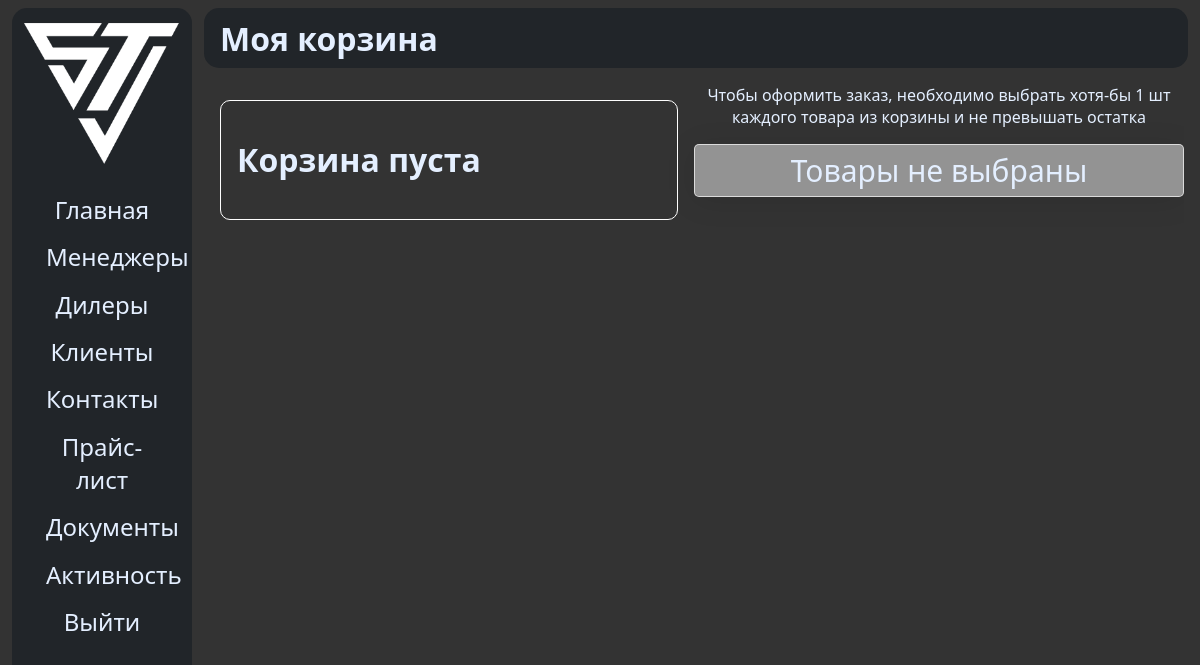
Before: /my_trash (signed in) with the older database file.
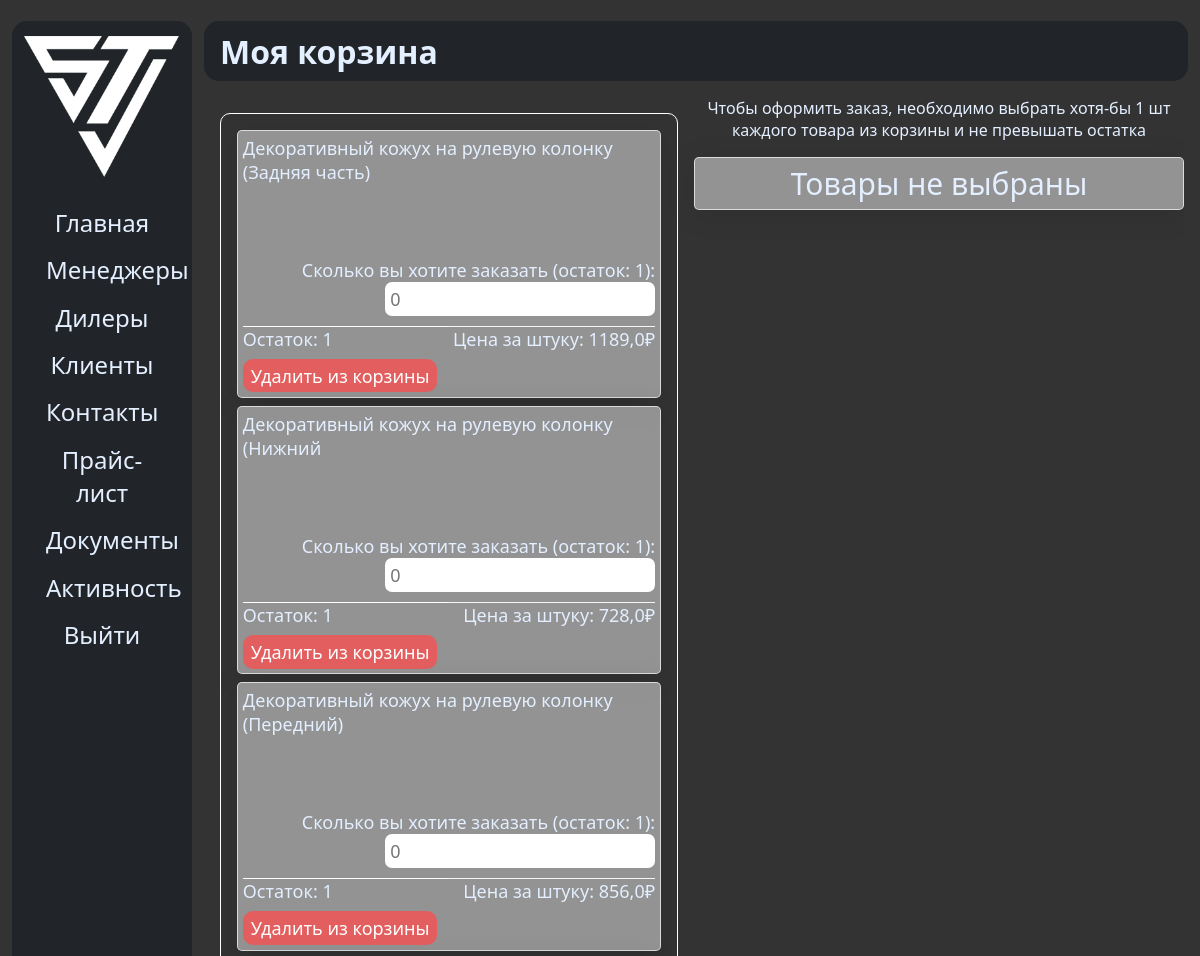
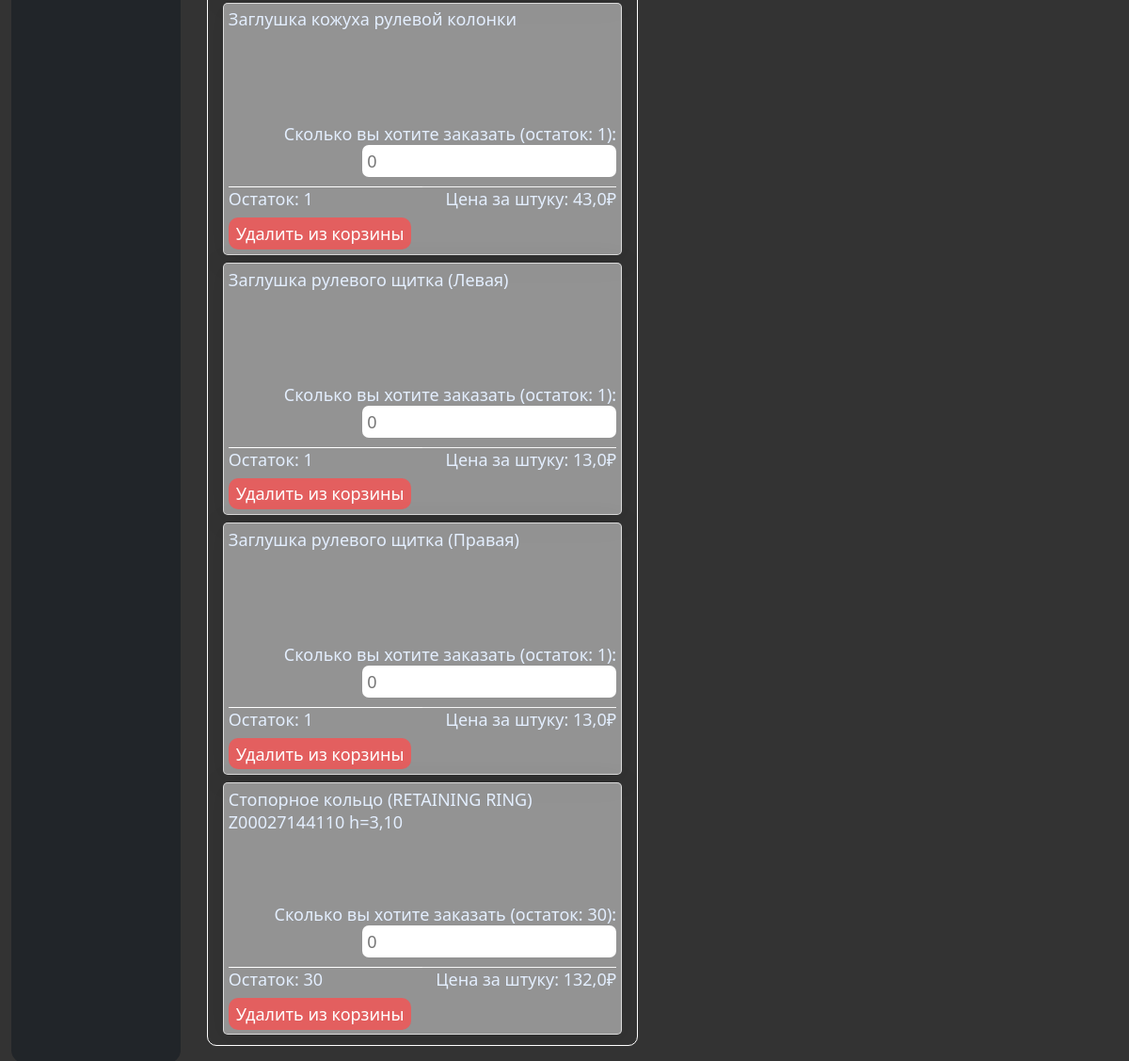
After: the same page with the newer database file (2 pictures, top to bottom).
### sinotruk/models.py (models this page shows, shortened)
class ProductOnTrash(models.Model):
	user = models.ForeignKey(CustomUser, on_delete=models.CASCADE, related_name='user_trash')
	product = models.ForeignKey(Product, on_delete=models.CASCADE, related_name='product_trash')

class Product(models.Model):
	serial_number = models.CharField(max_length=100, verbose_name='Номенклатурв')
	name = models.CharField(max_length=255, verbose_name='Ценовая группа/ Номенклатура/ Характеристика номенклатуры')
	count = models.IntegerField(verbose_name='Остаток')
	mark = models.CharField(verbose_name='Марка', max_length=255, null=True)
	price = models.FloatField(verbose_name='Цена')
	class Meta:
		verbose_name = 'Товар'
		verbose_name_plural = 'Товары'

### sinotruk/views.py (the view)
# urls.py: path('my_trash', trash),
def trash(request):
	if request.user.is_authenticated:
		products = ProductOnTrash.objects.filter(user=request.user)
		return render(request, 'main/trash.html', {
			'products': products,
			'pcount': products.count()
		})
	else:
		return HttpResponseRedirect('/login')

### templates/main/trash.html (shortened to what this page needs)
{% extends 'main/base.html' %}
{% load static %}
{% block navbar %}
    <h1>Моя корзина</h1>
{% endblock %}
{% block content %}
    <div class="trash-main-content">
        <div class="trash-objects">
            {% if pcount == 0 %}
                <h1>Корзина пуста</h1>
            {% endif %}
            {% for product in products %}
                <div id="product-{{ product.product.id }}" class="trash-prod">
                    <div class="product-trash-info">
                        {{ product.product.name }}
                    </div><br>
                    <div class="input-count-prod">
                        <label for="p{{ product.product.id }}">Сколько вы хотите заказать (остаток: {{ product.product.count }}): </label>
                        <input
                            class="prod-select-count"
                            data-bs-price="{{ product.product.price }}"
                            oninput="update_total_price()"
                            id="p{{ product.product.id }}"
                            type="number"
                            placeholder="0"
                            max="{{ product.product.count }}"
                        >
                    </div>
                    <div class="product-data-block">
                        <div class="count">
                            Остаток: {{ product.product.count }}
                        </div>
                        <div class="price">
                            Цена за штуку: {{ product.product.price }}₽
                        </div>
                    </div>
                    <button class="trash-rm-button" onclick="remove_from_trash({{ product.product.id }})">
                        Удалить из корзины
                    </button>
                </div>
            {% endfor %}
        </div>
        <div class="right-block">
            <div>
                Чтобы оформить заказ, необходимо выбрать хотя-бы 1 шт каждого товара из корзины и не превышать остатка
            </div>
            <div id="total-sum">
                Товары не выбраны
            </div>
        </div>
    </div>
{% endblock %}

### templates/main/base.html (shortened to what this page needs)
<!doctype html>
{% load static %}
<html lang="ru">
<head>
	<link rel="stylesheet" href="{% static 'css/base.css' %}">
</head>
<body>
    <div class="container">
        <aside>
            <div id="logo-container">
                <img src="{% static 'imgs/logo.png' %}" alt="">
            </div>
            <ul>
                <li><a href="/"><button>Главная</button></a></li>
                {% if request.user.role == 'ADMIN' or request.user.role == 'SUPERMANAGER' or request.user.role == 'MANAGER' %}
                    <li><a href="/managers"><button>Менеджеры</button></a></li>
                    <li><a href="/dealers"><button>Дилеры</button></a></li>
                    <li><a href="/clients"><button>Клиенты</button></a></li>
                {% endif %}
                <li><a href="/contacts"><button>Контакты</button></a></li>
                <li><a href="/pricelist"><button>Прайс-лист</button></a></li>
                {% if request.user.role != 'CLIENT' %}
                    <li><a href="/files"><button>Документы</button></a></li>
                {% endif %}
                {% if request.user.role == 'ADMIN' or request.user.role == 'SUPERMANAGER'  %}
                    <li><a href="/activity"><button>Активность</button></a></li>
                {% endif %}
                <li><a href="/logout"><button>Выйти</button></a></li>
            </ul>
        </aside>
        <main>
            <div class="navbar">
                {% block navbar %}
                {% endblock %}
            </div>
            <div class="content">
                {% block content %}
                {% endblock %}
            </div>
        </main>
    </div>
</body>
</html>

### static/css/base.css (style rules this page uses)
:root { --bs-font-sans-serif: system-ui, -apple-system, "Segoe UI", Roboto, "Helvetica Neue", Arial, "Noto Sans", "Liberation Sans", sans-serif, "Apple Color Emoji", "Segoe UI Emoji", "Segoe UI Symbol", "Noto Color Emoji"; }
* { font-family: var(--bs-font-sans-serif); color: #e4efff; }
html, body { margin: 0; padding: 0; background-color: #333333; }
a { text-decoration: none; }
.container { display: grid; grid-template-columns: 17vw 83vw; margin: 0; padding: 0; height: 100vh; width: 100vw; background-color: #333333; }
aside { height: 98vh; margin: 0; padding: 0; margin-top: 1vh; margin-left: 1vw; width: 15vw; text-align: center; border-radius: 15px; background-color: #212529; }
main { width: 83vw; height: 100vh; max-height: 100vh; background-color: #333333; }
#logo-container { width: 100%; height: 13vw; margin-top: 0.5rem; display: flex; align-items: center; justify-content: center; }
#logo-container > img { width: 13vw; height: 13vw; }
ul { list-style-type: none; margin: 0; margin-top: 1rem; padding: 0; display: flex; flex-direction: column; align-items: center; font-size: 24px; width: 100%; }
li { width: 100%; }
li > a > button { width: 80%; background-color: inherit; cursor: pointer; font-size: 24px; border: none; outline: none; margin-bottom: 0.3rem; transition: all 0.3s ease-in-out; border-radius: 10px; padding: 0.3rem 1rem; }
.navbar { width: 82vw; height: 60px; margin-top: 1vh; display: flex; align-items: center; background-color: #212529; border-radius: 15px; }
.navbar > h1 { margin-left: 1rem; }
.content { height: calc(99vh - 60px - 2rem); max-height: calc(99vh - 60px - 2rem); padding: 1rem 0; width: calc(83vw - 1rem); overflow-y: scroll; }
.trash-objects { max-height: calc(99vh - 70px - 6rem); overflow-y: scroll; margin: 1rem; border: 1px solid white; border-radius: 10px; padding: 1rem; width: calc(100% - 4rem - 2px); }
#total-sum { background: rgba(255, 255, 255, 0.47); border-radius: 5px; box-shadow: 0 4px 30px rgba(0, 0, 0, 0.1); backdrop-filter: blur(0px); -webkit-backdrop-filter: blur(0px); border: 1px solid rgba(255, 255, 255, 0.68); margin-top: 1rem; margin-bottom: 0.5rem; padding: 0.3rem; font-size: 30px; text-align: center; }
.right-block { text-align: center; }
.trash-rm-button { background-color: #e35f5f; color: white; font-size: 18px; text-align: center; border: none; outline: none; border-radius: 10px; padding: 0.3rem 0.5rem; cursor: pointer; margin-top: 0.5rem; }
.product-data-block { display: grid; grid-template-columns: 50% 50%; }
.count { border-top: 1px solid white; }
.input-count-prod { text-align: end; margin-bottom: 10px; }
.trash-main-content { display: grid; grid-template-columns: 50% 50%; }
input[type=number] { -moz-appearance: textfield; padding: 5px; border-radius: 7px; border: none; outline: none; color: black; font-size: 18px; }
.trash-objects > .trash-prod > div { font-size: 18px; width: 100%; }
.product-trash-info { min-height: 100px; }
.price { text-align: end; border-top: 1px solid whitesmoke; }
.trash-prod { background: rgba(255, 255, 255, 0.47); border-radius: 5px; box-shadow: 0 4px 30px rgba(0, 0, 0, 0.1); backdrop-filter: blur(0px); -webkit-backdrop-filter: blur(0px); border: 1px solid rgba(255, 255, 255, 0.68); margin-bottom: 0.5rem; padding: 0.3rem; }

Changed rows visible on the page:
added ProductOnTrash: product.name "Декоративный кожух на рулевую колонку (Задняя часть)", product.count "1", product.price "1189,0"
added ProductOnTrash: product.name "Декоративный кожух на рулевую колонку (Нижний", product.count "1", product.price "728,0"
added ProductOnTrash: product.name "Декоративный кожух на рулевую колонку (Передний)", product.count "1", product.price "856,0"
added ProductOnTrash: product.name "Заглушка кожуха рулевой колонки", product.count "1", product.price "43,0"
added ProductOnTrash: product.name "Заглушка рулевого щитка (Левая)", product.count "1", product.price "13,0"
added ProductOnTrash: product.name "Заглушка рулевого щитка (Правая)", product.count "1", product.price "13,0"
added ProductOnTrash: product.name "Cтопорное кольцо (RETAINING RING) Z00027144110 h=3,10", product.count "30", product.price "132,0"
Other visible differences:
text no longer shown: "Корзина пуста"
